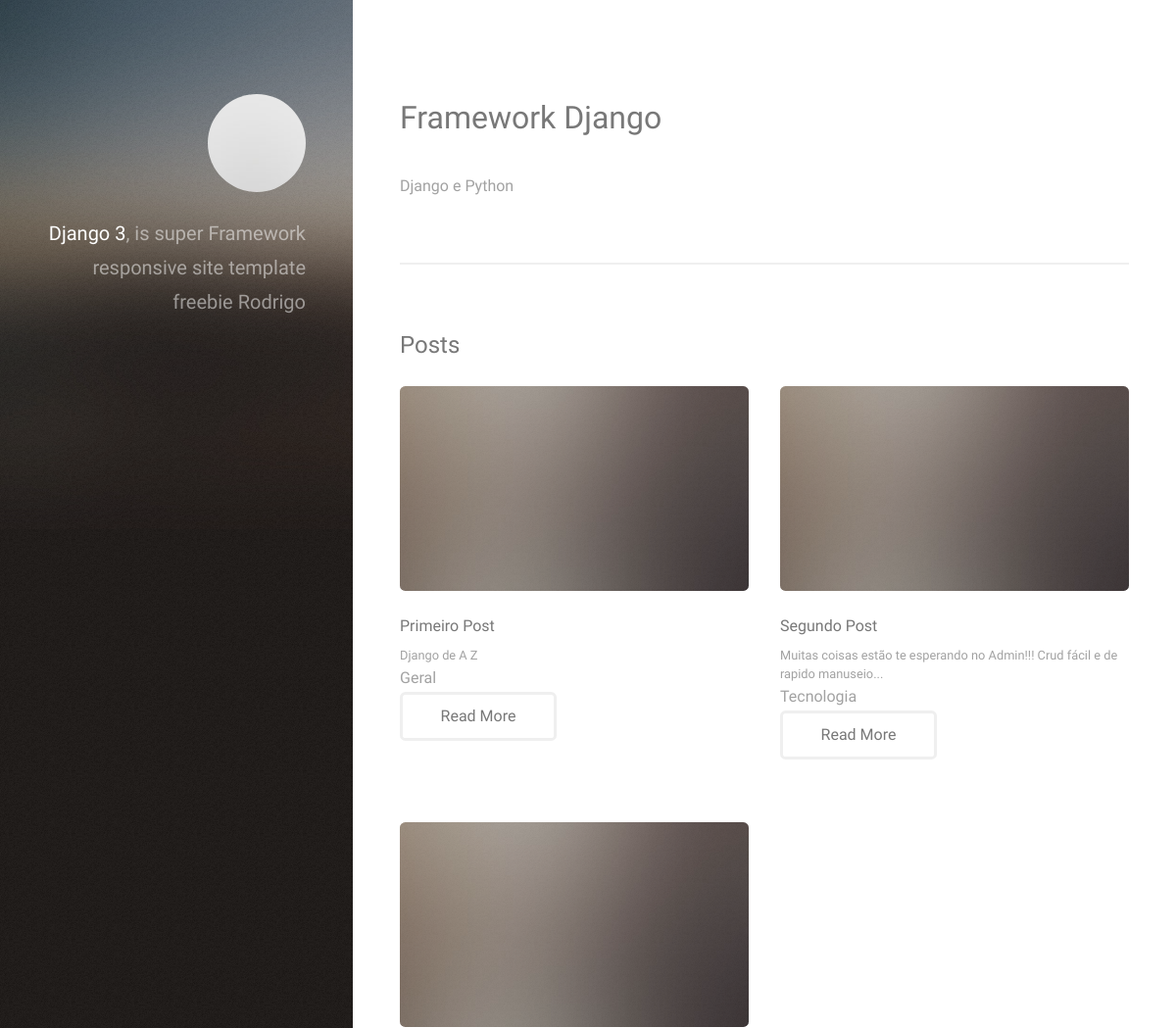
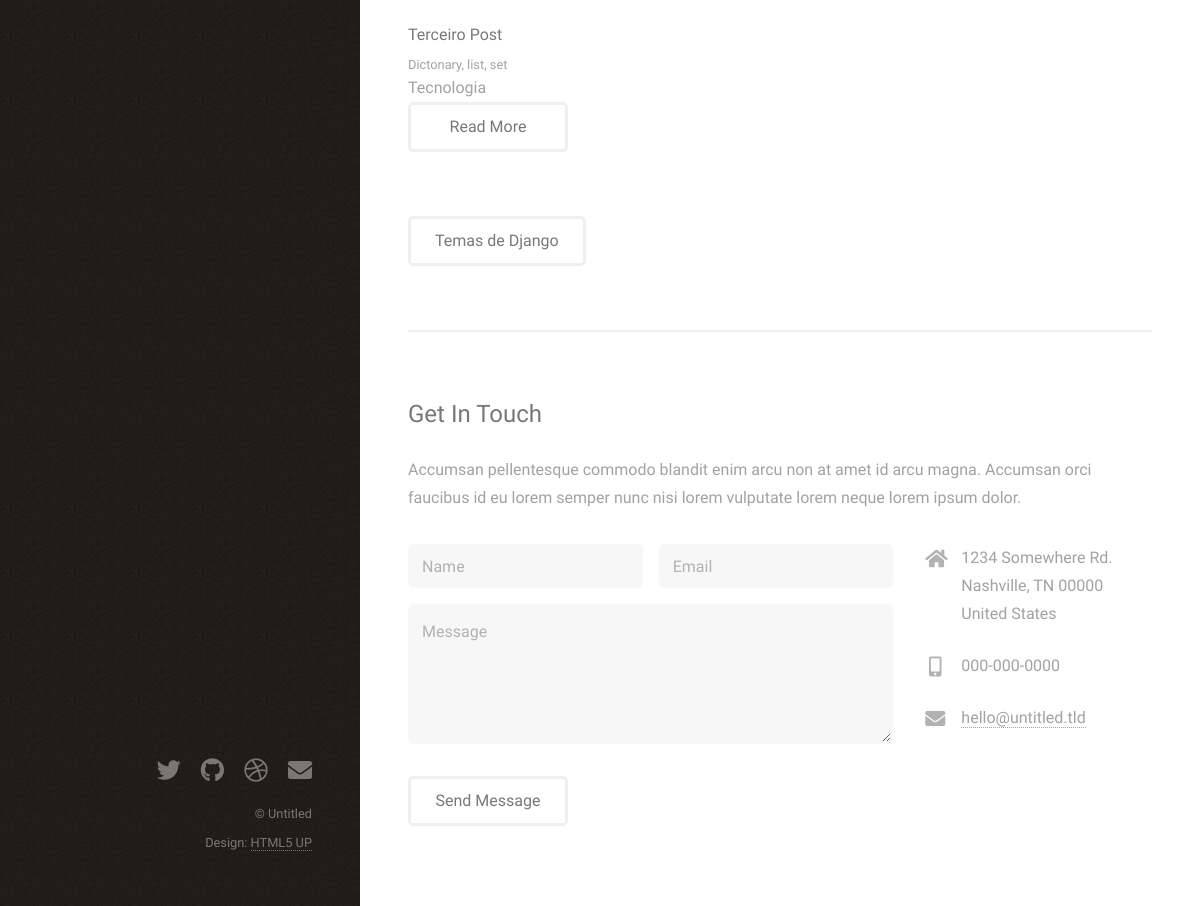
The page / on the database its author committed (2 pictures, top to bottom).
### website/models.py (models this page shows, shortened)
class Post(models.Model):
    title = models.CharField(max_length=100)
    sub_title = models.CharField(max_length=100)
    content = models.TextField()
    categories = models.CharField(
        max_length=2,
        choices=Categoria.choices,
        default=Categoria.GR,
    )
    approvade = models.BooleanField(default=True)
    imagem = models.ImageField(upload_to='posts', null=True, blank=True)
    def full_name(self):
        return self.title + self.sub_title
    def get_category_label(self):
        return self.get_categories_display()
    full_name.admin_order_field = 'title'

### website/views.py (the view)
# urls.py: path('', home, name='home'),
def home(request):
    lista = app.lista
    posts = Post.objects.all()
    data = {
        'post': posts,
        'lis': lista
    }
    return render(request, 'index.html', data)

### website/templates/index.html (shortened to what this page needs)
{% load static %}
<!DOCTYPE HTML>
<html>
<head>
	<link rel="stylesheet" href="{% static 'assets/css/main.css' %}" />
</head>
<body class="is-preload">
	<header id="header">
		<div class="inner">
			<a href="#" class="image avatar"><img src="{% static 'images/avatar.jpg' %}" alt="" /></a>
			<h1><strong>Django 3</strong>, is super Framework<br />
				responsive site template freebie<br />
				Rodrigo <a href="#"></a>
			</h1>
		</div>
	</header>
	<div id="main">
		<section id="one">
			<header class="major">
				<h2>Framework Django</h2>
			</header>
			<p>Django e Python</p>
		</section>
		<section id="two">
			<h2>Posts</h2>
			<div class="row">
				{% for item in post %}
				<article class="col-6 col-12-xsmall work-item">
					<a href="{% static 'images/fulls/01.jpg' %}" class="image fit thumb"><img
							src="{% static 'images/thumbs/01.jpg' %}" alt="" /></a>
					<h3>{{ item.title }}</h3>
					<p>{{item.content}}</p>
					<span>{{item.get_category_label}}</span>
					<ul class="actions">
						<li><a href="{% url 'post_datail' item.id %}" class="button">Read More</a></li>
					</ul>
				</article>
				{% endfor %}
			</div>
			<ul class="actions">
				<li><a href="#" class="button">Temas de Django</a></li>
			</ul>
		</section>
		<section id="three">
			<h2>Get In Touch</h2>
			<p>Accumsan pellentesque commodo blandit enim arcu non at amet id arcu magna. Accumsan orci faucibus id eu
				lorem semper nunc nisi lorem vulputate lorem neque lorem ipsum dolor.</p>
			<div class="row">
				<div class="col-8 col-12-small">
					<form method="post" action="#">
						<div class="row gtr-uniform gtr-50">
							<div class="col-6 col-12-xsmall"><input type="text" name="name" id="name"
									placeholder="Name" /></div>
							<div class="col-6 col-12-xsmall"><input type="email" name="email" id="email"
									placeholder="Email" /></div>
							<div class="col-12"><textarea name="message" id="message" placeholder="Message"
									rows="4"></textarea></div>
						</div>
					</form>
					<ul class="actions">
						<li><input type="submit" value="Send Message" /></li>
					</ul>
				</div>
				<div class="col-4 col-12-small">
					<ul class="labeled-icons">
						<li>
							<h3 class="icon solid fa-home"><span class="label">Address</span></h3>
							1234 Somewhere Rd.<br />
							Nashville, TN 00000<br />
							United States
						</li>
						<li>
							<h3 class="icon solid fa-mobile-alt"><span class="label">Phone</span></h3>
							000-000-0000
						</li>
						<li>
							<h3 class="icon solid fa-envelope"><span class="label">Email</span></h3>
							<a href="#">hello@untitled.tld</a>
						</li>
					</ul>
				</div>
			</div>
		</section>
		<footer id="footer">
			<div class="inner">
				<ul class="icons">
					<li><a href="#" class="icon brands fa-twitter"><span class="label">Twitter</span></a></li>
					<li><a href="#" class="icon brands fa-github"><span class="label">Github</span></a></li>
					<li><a href="#" class="icon brands fa-dribbble"><span class="label">Dribbble</span></a></li>
					<li><a href="#" class="icon solid fa-envelope"><span class="label">Email</span></a></li>
				</ul>
				<ul class="copyright">
					<li>&copy; Untitled</li>
					<li>Design: <a href="http://html5up.net">HTML5 UP</a></li>
				</ul>
			</div>
		</footer>
</body>
</html>

### rows shown on the page
Post: title "Primeiro Post", content "Django de A Z", get_category_label "Geral"
Post: title "Segundo Post", content "Muitas coisas estão te esperando no Admin!!! Crud fácil e de rapido manuseio...", get_category_label "Tecnologia"
Post: title "Terceiro Post", content "Dictonary, list, set", get_category_label "Tecnologia"
